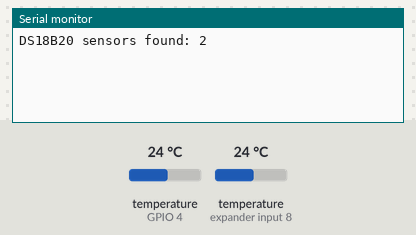
A sketch run on a simulated ESP32. Shown: the last lines printed to the serial monitor. The test bench sets the inputs (shaded band); at power-on: temperature (sensors on GPIO 4, expander input 8) 24 °C.

Above: at 2.2 s.
2.3 s: temperature (sensor on GPIO 4) set to 12 °C
At 4.0 s:
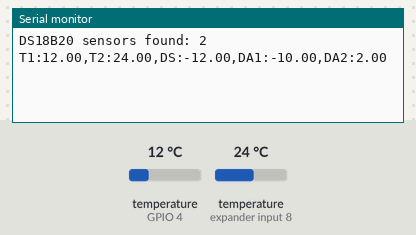
6.0 s: temperature (sensor on expander input 8) set to 12 °C
At 7.8 s:
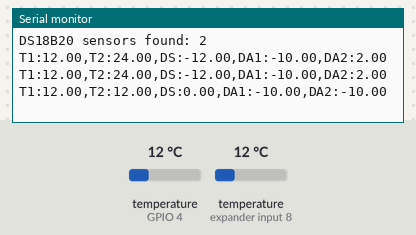
8.9 s: temperature (sensor on GPIO 4) set to 19 °C
At 11.5 s:
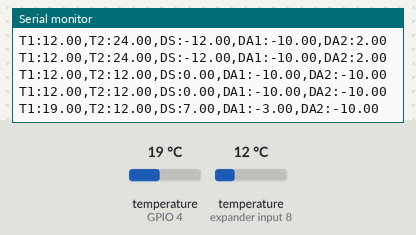
11.8 s: temperature (sensor on expander input 8) set to 19 °C
At 14.1 s:
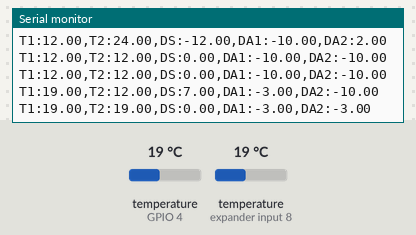
Timing chart, 0 to 15.6 s (numbered marks = the images above; inputs shaded):
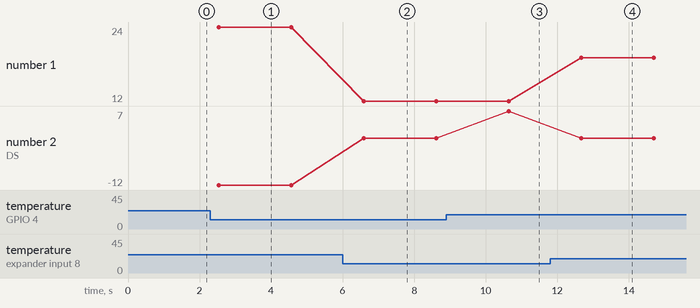

The sketch:

temperature_sensor.ino
```cpp
#include <OneWire.h>
#include <DallasTemperature.h>

#define SENSOR_PIN 4
#define AMBIENT_TEMP_C 22.0

OneWire oneWire(SENSOR_PIN);
DallasTemperature sensors(&oneWire);

int sensorCount = 0;

void setup() {
    Serial.begin(115200);
    delay(1000);
    sensors.begin();
    sensorCount = sensors.getDeviceCount();
    Serial.print("DS18B20 sensors found: ");
    Serial.println(sensorCount);
}

void loop() {
    sensors.requestTemperatures();
    delay(750);

    float temp1 = (sensorCount >= 1) ? sensors.getTempCByIndex(0) : -127.0;
    float temp2 = (sensorCount >= 2) ? sensors.getTempCByIndex(1) : -127.0;

    if (temp1 == -127.0) {
        Serial.println("Error: No sensors detected");
    } else if (temp2 == -127.0) {
        Serial.print("T1:");
        Serial.print(temp1, 2);
        Serial.println(",T2:N/A,DS:N/A,DA1:N/A,DA2:N/A");
    } else {
        float delta_string = temp1 - temp2;
        float delta_ambient1 = temp1 - AMBIENT_TEMP_C;
        float delta_ambient2 = temp2 - AMBIENT_TEMP_C;

        Serial.print("T1:");
        Serial.print(temp1, 2);
        Serial.print(",T2:");
        Serial.print(temp2, 2);
        Serial.print(",DS:");
        Serial.print(delta_string, 2);
        Serial.print(",DA1:");
        Serial.print(delta_ambient1, 2);
        Serial.print(",DA2:");
        Serial.println(delta_ambient2, 2);
    }

    delay(500);
}
```

Measured:
- after the input at 2.3 s, the serial monitor: prints a new line after 0.24 s (image 1)
- after the input at 6.0 s, the serial monitor: prints a new line after 0.59 s (image 2)
- after the input at 8.9 s, the serial monitor: prints a new line after 1.7 s (image 3)
- after the input at 11.8 s, the serial monitor: prints a new line after 0.87 s (image 4)
- plotted number 2: -12 → 0 after the input at 6.0 s, 0 → 7 after the input at 8.9 s, 7 → 0 after the input at 11.8 s
